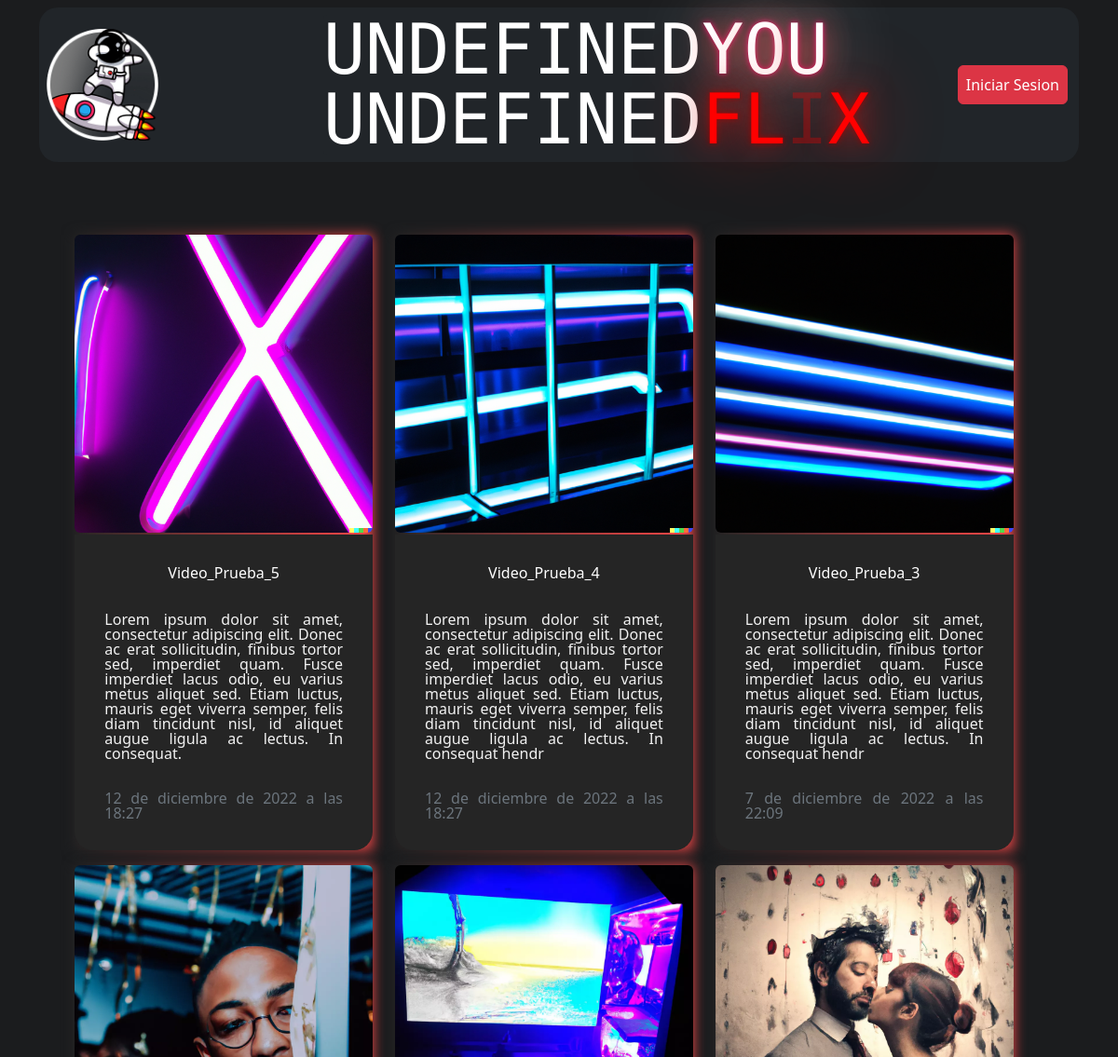
/base/videos (upper part), run on an earlier commit of the app's database.
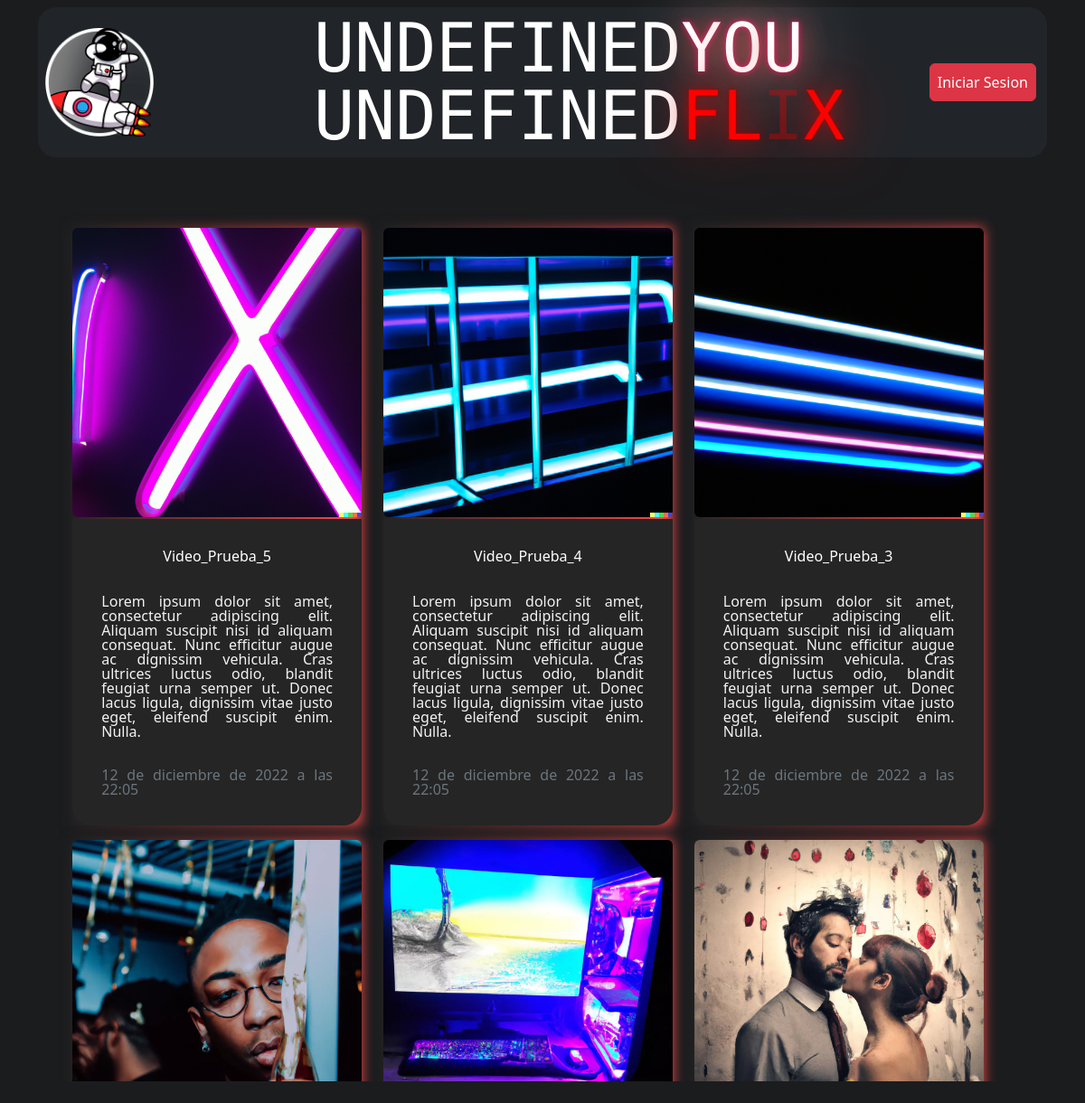
And on a later commit of the database.
### app_1/models.py (models this page shows, shortened)
class Video(models.Model):
    title = models.CharField(max_length=30, default='')
    description = models.TextField(max_length=300, null=True)
    path = models.CharField(max_length=2000, null=True, blank="True")
    thumnail = models.CharField(max_length=2000, null=True, blank="True")
    length = models.IntegerField(null=True, default=0)
    datetime = models.DateTimeField(auto_now=True, blank=False, null=False)
    likes = models.ManyToManyField(
        USER_AUTH, blank=True, related_name='post_likes')
    dislikes = models.ManyToManyField(
        USER_AUTH, blank=True, related_name='post_dislikes')
    cathegory = models.CharField(
        max_length=300, null=True, choices=VIDEO_CATHEGORY, default='')
    channel = models.ForeignKey(Channel, on_delete=models.CASCADE,
                                blank=True, null=True, default='', related_name='videos')
    file = models.FileField(upload_to="videos", blank=True, null=True)
    thumnail1 = models.ImageField(upload_to="imagenes", blank=True, null=True)
    def miniatura(self):
        if self.thumnail is None:
            pathT=self.thumnail1.path
            pathT=pathT.split('app_1')
            print("NUEVO PATH: ",pathT)
            pathUltimo=pathT[1]
            pathUltimo=pathUltimo.replace('\\', '/')
            pathfinal = '../..' + pathUltimo
            print("RUTA 1: ",pathfinal)
            return pathfinal ##ruta siempre igual a caratula generica.
        else:
            return self.thumnail

### app_1/views.py (the view)
# urls.py: path('base/videos', VideoListView.as_view(), name='videos'),
class VideoListView (ListView):
    model = Video
    template_name = 'app_1/videos.html'

### app_1/templates/app_1/videos.html (shortened to what this page needs)
{% extends 'app_1/base.html' %}
{% load account %} {% user_display user %}
{% load static %}
  {% block estilo %}<link rel="stylesheet" href="{% static 'css/video.css'%}"> {% endblock %}
  {% block contentVideo %}
  <link rel="stylesheet" href="{% static 'css/html5reset-1.6.1.css'%}"  type="text/css" media="screen,print">
	<link href="{% static 'css/demo.css'%}" rel="stylesheet" type="text/css">
  <div class="container">
     <nav class="navbar navbar-dark bg-dark p-2 mt-2">
      <img class="" src="{% static 'img/Logo_negro_blanco.webp' %}" alt="YouFlix_Logo" height="120px">
      <div class="board">
        <p id="you">You</p>
        <p id="flix">Flix</p>
    </div>
      {% if user.is_authenticated %}
      <p class="content-nav-izq text-light mx-auto"> Bienvenid@ {% user_display user %}&nbsp; </p>
      <img class="rounded-circle" src="{{ user.socialaccount_set.all.0.get_avatar_url }}" alt="userImg" />
      <a href="{% url 'logout' %}">
        <button type="button" class="btn btn-danger p-2 m-1">Cerrar Sesion</button>
      </a>
       {% else %}
       <a href="{% url 'login' %}">
        <button type="button" class="btn btn-danger p-2 m-1">Iniciar Sesion</button>
      </a>
       {% endif %}
    </nav>
    <div class="scroll-bg" >
      <div class="scroll-div" >
        <div class="scroll-object" >
          <div class="dashboard-content text-center px-3" >
            <div class="row mt-5">
              {% if object_list %} {% comment %} COMPROBACION DE SI NOS DEVUELVE UNA LISTA {% endcomment %}
              {% for video in object_list %}  {% comment %} RECORREMOS {% endcomment %}
              <div class="col-sm 12 col-md-4 col-md-4 col-md-4 py-2">
                <a href="/player/{{video.title}}" class="text-decoration-none">
                <div class="cubo">
                  <img src="{{video.miniatura}}" class="rounded cubo-img-top" alt="{{video.title}}">
                  <div class="cubo-body p-3">
                    <h5 class="cubo-title p-3 text-left">{{video.title}}</h5>
                    <p class="cubo-text p-3 text-justify">{{video.description}}</p>
                    <p class="cubo-text p-3"><small class="text-muted">{{video.datetime}}</small></p>
                  </div>
                </a>
                </div>
              </div>
              {% endfor %}
              {% endif %}
  {% endblock %} {% block contentNav %} {% endblock %}

### app_1/templates/app_1/base.html (shortened to what this page needs)
{% load static%}
<!DOCTYPE html>
<html lang="es">
  <head>
    {% block estilo %}{% endblock %}
    <link rel="stylesheet" href="{% static 'css/main2.css'%}" />
    <link
      rel="stylesheet"
      href="https://cdn.jsdelivr.net/npm/bootstrap@5.2.2/dist/css/bootstrap.rtl.min.css"
    />
  </head>
  <body class="body">
    <div>{% block contentVideo %}{% endblock %}</div>
  </body>
</html>

### app_1/static/css/video.css (style rules this page uses)
html { margin-bottom: 10%; overflow-x: hidden; overflow-y: hidden; overflow: hidden; }
.container { overflow-x: hidden; overflow-y: hidden; overflow: hidden; }
.body { background-color: #1b1c1e; }
.cubo-img-top { object-fit: cover; width: 100%; border-top-left-radius: 20px; border-top-right-radius: 20px; }
.cubo { position: relative; border-radius: 100px; }
.cubo::after { position: absolute; top: 0px; left: 0px; content: " "; width: 100%; height: 100%; background-image: linear-gradient(to right, #252525, #fb4848); filter: blur(7px); z-index: -1; }
.cubo-body { background-color: #252525; color: white; text-decoration: none; text-transform: none; text-decoration-line: none; border-bottom-left-radius: 20px; border-bottom-right-radius: 20px; }
.cubo-title { color: #ffffff; text-decoration: none; }
.cubo-text { color: #f2f2f2; text-decoration: none; text-align: justify; border-radius: 20px; border-bottom-left-radius: 20px; border-bottom-right-radius: 20px; }
.scroll-bg { overflow-x: hidden; overflow-y: hidden; overflow: hidden; margin: 2%; }
.scroll-div { width: 97%; height: 1000px; scroll-behavior: smooth; overflow-y: scroll; }
.dashboard-content { margin-bottom: 10%; }

### app_1/static/css/main2.css (style rules this page uses)
.navbar { border-radius: 20px; }
body { background-color: #1b1c1e; }

### app_1/static/css/demo.css (style rules this page uses)
.board { text-align: center; border-radius: 4px; width: 500px; background-color: #212529; }
.board > * { font-size: 75px; font-family: "Monoton", cursive; color: #fff; text-transform: uppercase; }

What changed in the data, as far as the page shows it:
changed Video "Video_Prueba_5": description "…amet, consectetur adipiscing elit. Donec ac erat sollicitudin, finibus tortor sed, imperdiet quam. Fusce imperdiet lacus odio, eu varius metus aliquet sed. Etiam luctus, mauris eget viverra semper, felis diam tincidunt nisl, id aliquet augue ligula ac lectus. In consequat." → "…amet, consectetur adipiscing elit. Aliquam suscipit nisi id aliquam consequat. Nunc efficitur augue ac dignissim vehicula. Cras ultrices luctus odio, blandit feugiat urna semper ut. Donec lacus ligula, dignissim vitae justo eget, eleifend suscipit enim. Nulla."; datetime "12 de diciembre de 2022 a las 18:27" → "12 de diciembre de 2022 a las 22:05"
changed Video "Video_Prueba_4": description "…amet, consectetur adipiscing elit. Donec ac erat sollicitudin, finibus tortor sed, imperdiet quam. Fusce imperdiet lacus odio, eu varius metus aliquet sed. Etiam luctus, mauris eget viverra semper, felis diam tincidunt nisl, id aliquet augue ligula ac lectus. In consequat hendr" → "…amet, consectetur adipiscing elit. Aliquam suscipit nisi id aliquam consequat. Nunc efficitur augue ac dignissim vehicula. Cras ultrices luctus odio, blandit feugiat urna semper ut. Donec lacus ligula, dignissim vitae justo eget, eleifend suscipit enim. Nulla."; datetime "12 de diciembre de 2022 a las 18:27" → "12 de diciembre de 2022 a las 22:05"
changed Video "Video_Prueba_3": description "…amet, consectetur adipiscing elit. Donec ac erat sollicitudin, finibus tortor sed, imperdiet quam. Fusce imperdiet lacus odio, eu varius metus aliquet sed. Etiam luctus, mauris eget viverra semper, felis diam tincidunt nisl, id aliquet augue ligula ac lectus. In consequat hendr" → "…amet, consectetur adipiscing elit. Aliquam suscipit nisi id aliquam consequat. Nunc efficitur augue ac dignissim vehicula. Cras ultrices luctus odio, blandit feugiat urna semper ut. Donec lacus ligula, dignissim vitae justo eget, eleifend suscipit enim. Nulla."; datetime "7 de diciembre de 2022 a las 22:09" → "12 de diciembre de 2022 a las 22:05"
